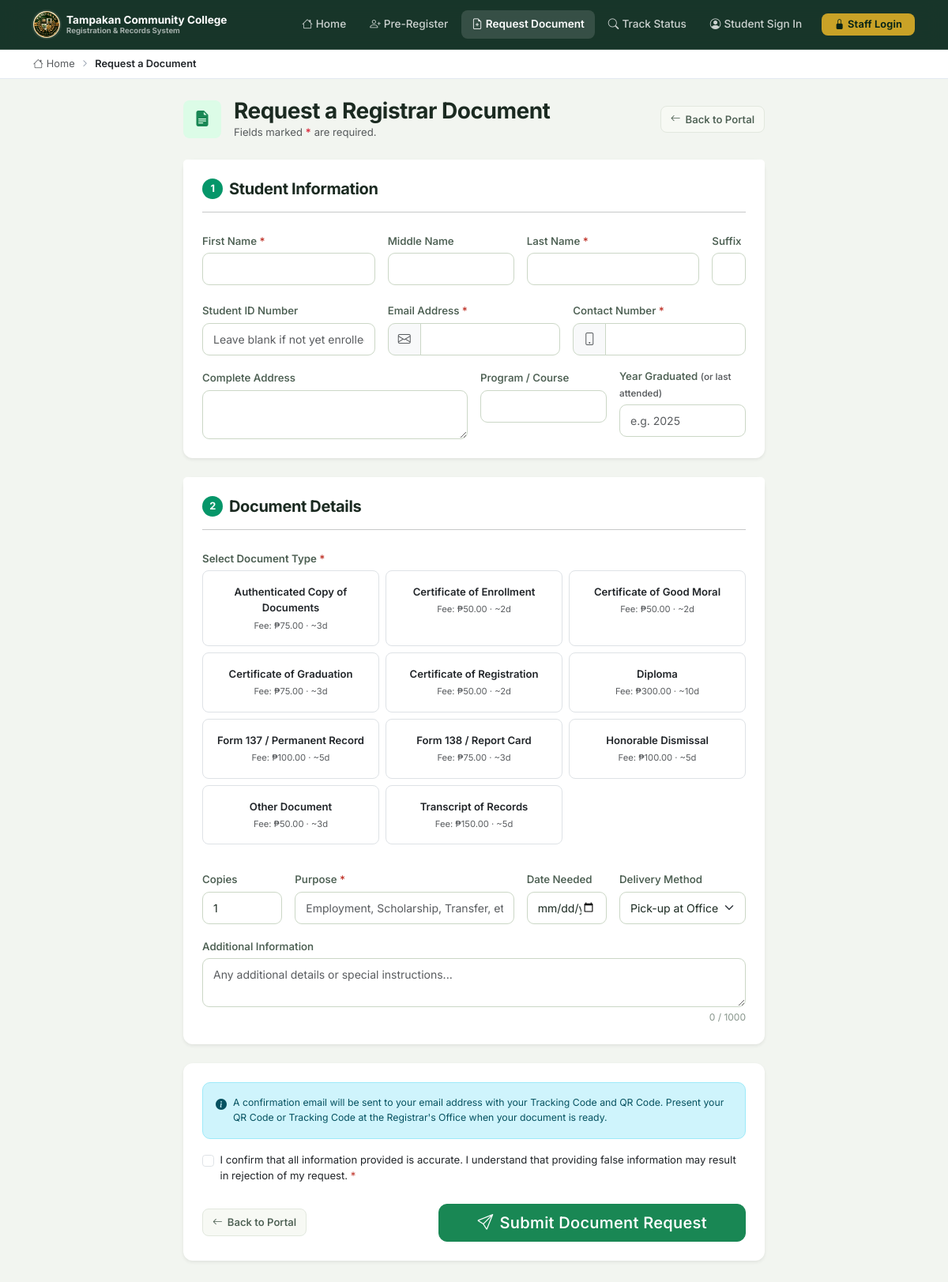
Page /student/document_request.php on the committed database.
### tables this page shows
CREATE TABLE document_types (
    id              INT UNSIGNED    NOT NULL AUTO_INCREMENT,
    code            VARCHAR(30)     NOT NULL,
    name            VARCHAR(200)    NOT NULL,
    description     TEXT                NULL DEFAULT NULL,
    fee             DECIMAL(10,2)   NOT NULL DEFAULT 0.00,
    processing_days INT             NOT NULL DEFAULT 3,
    is_active       TINYINT(1)      NOT NULL DEFAULT 1,
    created_at      DATETIME        NOT NULL DEFAULT CURRENT_TIMESTAMP,
    PRIMARY KEY (id),
    UNIQUE KEY uq_doc_code (code)
);

### includes/helpers.php (called while the page is built, shortened)
<?php
require_once __DIR__ . '/db.php';
function isStudentLoggedIn(): bool
{
    return !empty($_SESSION['student_id']);
}
function currentStudent(): ?array
{
    if (!isStudentLoggedIn()) return null;
    return $_SESSION['student'] ?? null;
}
function e(mixed $value): string
{
    return htmlspecialchars((string) $value, ENT_QUOTES, 'UTF-8');
}
function formatCurrency(float $amount, string $symbol = '₱'): string
{
    return $symbol . number_format($amount, 2);
}
function post(string $key, mixed $default = ''): string
{
    return isset($_POST[$key]) ? trim($_POST[$key]) : $default;
}
function getActiveDocumentTypes(): array
{
    return db()->fetchAll("SELECT * FROM document_types WHERE is_active = 1 ORDER BY name ASC");
}

### includes/db.php (called while the page is built, shortened)
<?php
class Database
{
    private static ?Database $instance = null;
    private PDO $pdo;
    private function __construct()
    {
        $dsn = sprintf(
            'mysql:host=%s;port=%d;dbname=%s;charset=%s',
            DB_HOST, DB_PORT, DB_NAME, DB_CHARSET
        );
        $options = [
            PDO::ATTR_ERRMODE            => PDO::ERRMODE_EXCEPTION,
            PDO::ATTR_DEFAULT_FETCH_MODE => PDO::FETCH_ASSOC,
            PDO::ATTR_EMULATE_PREPARES   => false,
            PDO::MYSQL_ATTR_INIT_COMMAND => "SET NAMES utf8mb4 COLLATE utf8mb4_unicode_ci",
        ];
        try {
            $this->pdo = new PDO($dsn, DB_USER, DB_PASS, $options);
        } catch (PDOException $e) {
            if (APP_DEBUG) {
                die('<div style="font-family:monospace;padding:20px;color:red;">
                    <strong>Database Connection Error:</strong><br>' .
                    htmlspecialchars($e->getMessage()) . '</div>');
            } else {
                die('<div style="font-family:sans-serif;padding:20px;">
                    A system error occurred. Please contact the administrator.</div>');
            }
        }
    }
    public static function getInstance(): Database
    {
        if (self::$instance === null) {
            self::$instance = new self();
        }
        return self::$instance;
    }
    public function fetchAll(string $sql, array $params = []): array
    {
        $stmt = $this->pdo->prepare($sql);
        $stmt->execute($params);
        return $stmt->fetchAll();
    }
}
function db(): Database
{
    return Database::getInstance();
}

### student/document_request.php (the view, shortened to what this page needs)
<?php
require_once __DIR__ . '/../includes/db.php';
require_once __DIR__ . '/../includes/helpers.php';
$docTypes     = getActiveDocumentTypes();
$student      = currentStudent();
$pre = [
    'first_name'     => $student['first_name']     ?? '',
    'middle_name'    => $student['middle_name']    ?? '',
    'last_name'      => $student['last_name']      ?? '',
    'suffix'         => $student['suffix']         ?? '',
    'student_id'     => $student['student_no']     ?? '',
    'email'          => $student['email']          ?? '',
    'contact_number' => $student['contact_number'] ?? '',
];
?>
<!DOCTYPE html>
<html lang="en">
<head>
<link rel="stylesheet" href="https://cdn.jsdelivr.net/npm/bootstrap@5.3.3/dist/css/bootstrap.min.css">
<link rel="stylesheet" href="https://cdn.jsdelivr.net/npm/bootstrap-icons@1.11.3/font/bootstrap-icons.min.css">
<link rel="stylesheet" href="<?= BASE_URL ?>/assets/css/main.css">
</head>
<body style="background:var(--bg-app);">
<?php include __DIR__ . '/../includes/partials/portal_nav.php'; ?>
<div style="background:#fff;border-bottom:1px solid #e2e8f0;">
  <div class="container py-2 d-flex align-items-center gap-2" style="font-size:.8rem;color:#64748b;">
    <a href="<?= BASE_URL ?>/student/index.php" class="text-muted text-decoration-none">
      <i class="bi bi-house me-1"></i>Home
    </a>
    <i class="bi bi-chevron-right" style="font-size:.6rem;"></i>
    <span class="fw-semibold text-dark">Request a Document</span>
  </div>
</div>
<div class="container py-4">
  <div class="row justify-content-center">
    <div class="col-lg-8">
<div class="d-flex align-items-center gap-3 mb-4">
  <div class="d-inline-flex align-items-center justify-content-center rounded-3"
       style="width:48px;height:48px;background:#dcfce7;flex-shrink:0;">
    <i class="bi bi-file-earmark-text-fill text-success fs-5"></i>
  </div>
  <div>
    <h3 class="fw-bold mb-0">Request a Registrar Document</h3>
    <p class="text-muted mb-0 small">Fields marked <span class="text-danger fw-bold">*</span> are required.</p>
  </div>
  <a href="<?= BASE_URL ?>/student/index.php" class="btn-back ms-auto">
    <i class="bi bi-arrow-left"></i> Back to Portal
  </a>
</div>
<form method="POST" action="" id="doc-form" novalidate>
  <div class="card border-0 shadow-sm mb-4" style="border-radius:12px;">
    <div class="card-header border-0 bg-white pt-4 px-4 pb-0">
      <h5 class="fw-bold mb-0 d-flex align-items-center gap-2">
        <span class="d-inline-flex align-items-center justify-content-center rounded-circle text-white fw-bold"
              style="width:26px;height:26px;font-size:.8rem;background:#059669;flex-shrink:0;">1</span>
        Student Information
      </h5>
      <hr class="mt-3 mb-0">
    </div>
    <div class="card-body p-4">
      <div class="row g-3">
        <div class="col-md-4">
          <label class="form-label">First Name <span class="required-mark">*</span></label>
          <input type="text" name="first_name" class="form-control"
                 value="<?= e(post('first_name', $pre['first_name'])) ?>" required maxlength="100">
        </div>
        <div class="col-md-3">
          <label class="form-label">Middle Name</label>
          <input type="text" name="middle_name" class="form-control"
                 value="<?= e(post('middle_name', $pre['middle_name'])) ?>" maxlength="100">
        </div>
        <div class="col-md-4">
          <label class="form-label">Last Name <span class="required-mark">*</span></label>
          <input type="text" name="last_name" class="form-control"
                 value="<?= e(post('last_name', $pre['last_name'])) ?>" required maxlength="100">
        </div>
        <div class="col-md-1">
          <label class="form-label">Suffix</label>
          <input type="text" name="suffix" class="form-control"
                 value="<?= e(post('suffix', $pre['suffix'])) ?>" maxlength="20">
        </div>
      </div>
      <div class="row g-3 mt-1">
        <div class="col-md-4">
          <label class="form-label">Student ID Number</label>
          <input type="text" name="student_id" class="form-control"
                 value="<?= e(post('student_id', $pre['student_id'])) ?>" maxlength="50"
                 placeholder="Leave blank if not yet enrolled">
        </div>
        <div class="col-md-4">
          <label class="form-label">Email Address <span class="required-mark">*</span></label>
          <div class="input-group">
            <span class="input-group-text bg-light"><i class="bi bi-envelope text-muted"></i></span>
            <input type="email" name="email" class="form-control"
                   value="<?= e(post('email', $pre['email'])) ?>" required maxlength="150">
          </div>
        </div>
        <div class="col-md-4">
          <label class="form-label">Contact Number <span class="required-mark">*</span></label>
          <div class="input-group">
            <span class="input-group-text bg-light"><i class="bi bi-phone text-muted"></i></span>
            <input type="tel" name="contact_number" class="form-control"
                   value="<?= e(post('contact_number', $pre['contact_number'])) ?>" required maxlength="20">
          </div>
        </div>
        <div class="col-md-6">
          <label class="form-label">Complete Address</label>
          <textarea name="address" class="form-control" rows="2" maxlength="500"><?= e(post('address')) ?></textarea>
        </div>
        <div class="col-md-3">
          <label class="form-label">Program / Course</label>
          <input type="text" name="program" class="form-control"
                 value="<?= e(post('program')) ?>" maxlength="200">
        </div>
        <div class="col-md-3">
          <label class="form-label">Year Graduated <small class="text-muted">(or last attended)</small></label>
          <input type="text" name="year_graduated" class="form-control"
                 value="<?= e(post('year_graduated')) ?>" maxlength="10" placeholder="e.g. 2025">
        </div>
      </div>
    </div>
  </div>
  <div class="card border-0 shadow-sm mb-4" style="border-radius:12px;">
    <div class="card-header border-0 bg-white pt-4 px-4 pb-0">
      <h5 class="fw-bold mb-0 d-flex align-items-center gap-2">
        <span class="d-inline-flex align-items-center justify-content-center rounded-circle text-white fw-bold"
              style="width:26px;height:26px;font-size:.8rem;background:#059669;flex-shrink:0;">2</span>
        Document Details
      </h5>
      <hr class="mt-3 mb-0">
    </div>
    <div class="card-body p-4">
      <label class="form-label fw-semibold">Select Document Type <span class="required-mark">*</span></label>
      <div class="row g-2 mb-3" id="doc-type-grid">
        <?php foreach ($docTypes as $dt): ?>
        <div class="col-sm-6 col-md-4">
          <label class="d-block h-100" style="cursor:pointer;">
            <div class="doc-type-card h-100 border rounded-3 p-3 text-center"
                 style="transition:all .2s;font-size:.82rem;">
              <div class="fw-semibold mb-1"><?= e($dt['name']) ?></div>
              <div class="text-muted" style="font-size:.7rem;">
                Fee: <?= formatCurrency((float)$dt['fee']) ?> &middot; ~<?= (int)$dt['processing_days'] ?>d
              </div>
            </div>
          </label>
        </div>
        <?php endforeach; ?>
      </div>
      <div class="row g-3 mt-1">
        <div class="col-md-2">
          <label class="form-label">Copies</label>
          <input type="number" name="copies" class="form-control"
                 value="<?= e(post('copies','1')) ?>" min="1" max="10">
        </div>
        <div class="col-md-5">
          <label class="form-label">Purpose <span class="required-mark">*</span></label>
          <input type="text" name="purpose" class="form-control"
                 value="<?= e(post('purpose')) ?>" required maxlength="500"
                 placeholder="Employment, Scholarship, Transfer, etc.">
        </div>
        <div class="col-md-2">
          <label class="form-label">Date Needed</label>
          <input type="date" name="date_needed" class="form-control"
                 value="<?= e(post('date_needed')) ?>"
                 min="<?= date('Y-m-d', strtotime('+1 day')) ?>">
        </div>
        <div class="col-md-3">
          <label class="form-label">Delivery Method</label>
          <select name="delivery_method" class="form-select">
            <option value="Pick-up" <?= post('delivery_method','Pick-up')==='Pick-up'?'selected':'' ?>>
              <i class="bi bi-building"></i> Pick-up at Office
            </option>
          </select>
        </div>
        <div class="col-12">
          <label class="form-label">Additional Information</label>
          <textarea name="additional_info" class="form-control" rows="2"
                    maxlength="1000" data-max-chars="1000"
                    placeholder="Any additional details or special instructions..."><?= e(post('additional_info')) ?></textarea>
        </div>
      </div>
    </div>
  </div>
  <div class="card border-0 shadow-sm mb-4" style="border-radius:12px;">
    <div class="card-body p-4">
      <div class="alert alert-info d-flex gap-2 mb-3">
        <i class="bi bi-info-circle-fill flex-shrink-0"></i>
        <div class="small">
          A confirmation email will be sent to your email address with your Tracking Code and QR Code.
          Present your QR Code or Tracking Code at the Registrar's Office when your document is ready.
        </div>
      </div>
      <div class="form-check mb-4">
        <input class="form-check-input" type="checkbox" id="agreePrivacy" required>
        <label class="form-check-label small" for="agreePrivacy">
          I confirm that all information provided is accurate. I understand that providing false
          information may result in rejection of my request. <span class="required-mark">*</span>
        </label>
      </div>
      <div class="d-flex align-items-center justify-content-between flex-wrap gap-3">
        <a href="<?= BASE_URL ?>/student/index.php" class="btn-back">
          <i class="bi bi-arrow-left"></i> Back to Portal
        </a>
        <button type="submit" class="btn btn-success btn-lg px-5" id="submitBtn">
          <i class="bi bi-send me-2"></i>Submit Document Request
        </button>
      </div>
    </div>
  </div>
</form>
    </div>
  </div>
</div>
</body>
</html>

### rows in the picture
document_types: name "Authenticated Copy of Documents", fee "₱75.00", processing_days "3"
document_types: name "Certificate of Enrollment", fee "₱50.00", processing_days "2"
document_types: name "Certificate of Good Moral", fee "₱50.00", processing_days "2"
document_types: name "Certificate of Graduation", fee "₱75.00", processing_days "3"
document_types: name "Certificate of Registration", fee "₱50.00", processing_days "2"
document_types: name "Diploma", fee "₱300.00", processing_days "10"
document_types: name "Form 137 / Permanent Record", fee "₱100.00", processing_days "5"
document_types: name "Form 138 / Report Card", fee "₱75.00", processing_days "3"
document_types: name "Honorable Dismissal", fee "₱100.00", processing_days "5"
document_types: name "Other Document", fee "₱50.00", processing_days "3"
document_types: name "Transcript of Records", fee "₱150.00", processing_days "5"

### other values in the picture
$schoolName "Tampakan Community College"
